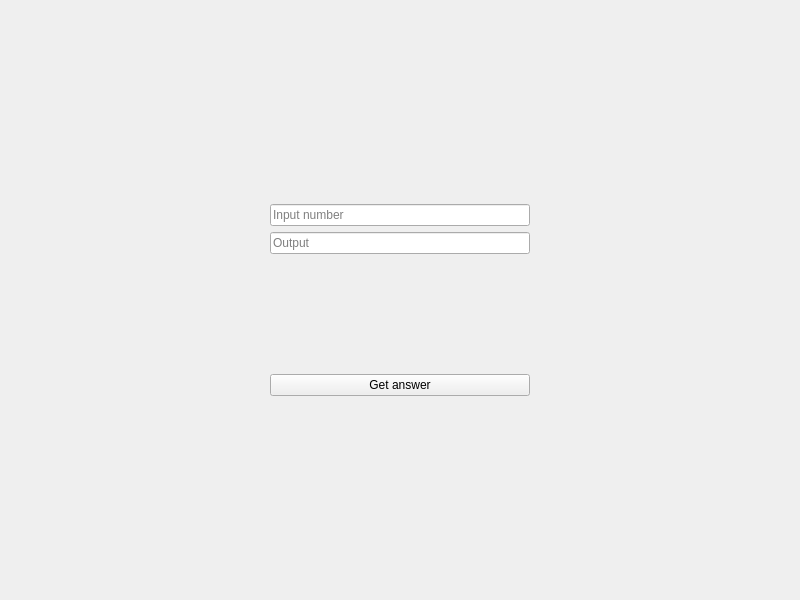
<?xml version="1.0" encoding="UTF-8"?>
<ui version="4.0">
 <class>Widget</class>
 <widget class="QWidget" name="Widget">
  <property name="geometry">
   <rect>
    <x>0</x>
    <y>0</y>
    <width>800</width>
    <height>600</height>
   </rect>
  </property>
  <property name="windowTitle">
   <string>Widget</string>
  </property>
  <layout class="QGridLayout" name="gridLayout">
   <item row="0" column="1">
    <spacer name="verticalSpacer">
     <property name="orientation">
      <enum>Qt::Vertical</enum>
     </property>
     <property name="sizeHint" stdset="0">
      <size>
       <width>20</width>
       <height>40</height>
      </size>
     </property>
    </spacer>
   </item>
   <item row="1" column="1">
    <layout class="QVBoxLayout" name="verticalLayout">
     <property name="sizeConstraint">
      <enum>QLayout::SetFixedSize</enum>
     </property>
     <item>
      <widget class="QLineEdit" name="input_lineEdit">
       <property name="sizePolicy">
        <sizepolicy hsizetype="Expanding" vsizetype="Fixed">
         <horstretch>0</horstretch>
         <verstretch>0</verstretch>
        </sizepolicy>
       </property>
       <property name="inputMask">
        <string/>
       </property>
       <property name="text">
        <string/>
       </property>
       <property name="placeholderText">
        <string>Input number</string>
       </property>
      </widget>
     </item>
     <item>
      <widget class="QLineEdit" name="output_lineEdit">
       <property name="sizePolicy">
        <sizepolicy hsizetype="Expanding" vsizetype="Fixed">
         <horstretch>0</horstretch>
         <verstretch>0</verstretch>
        </sizepolicy>
       </property>
       <property name="readOnly">
        <bool>true</bool>
       </property>
       <property name="placeholderText">
        <string>Output</string>
       </property>
      </widget>
     </item>
     <item>
      <spacer name="verticalSpacer_3">
       <property name="orientation">
        <enum>Qt::Vertical</enum>
       </property>
       <property name="sizeHint" stdset="0">
        <size>
         <width>20</width>
         <height>40</height>
        </size>
       </property>
      </spacer>
     </item>
     <item>
      <widget class="QPushButton" name="getAnswer">
       <property name="text">
        <string>Get answer</string>
       </property>
      </widget>
     </item>
    </layout>
   </item>
   <item row="1" column="0">
    <spacer name="horizontalSpacer">
     <property name="orientation">
      <enum>Qt::Horizontal</enum>
     </property>
     <property name="sizeHint" stdset="0">
      <size>
       <width>40</width>
       <height>20</height>
      </size>
     </property>
    </spacer>
   </item>
   <item row="2" column="1">
    <spacer name="verticalSpacer_2">
     <property name="orientation">
      <enum>Qt::Vertical</enum>
     </property>
     <property name="sizeHint" stdset="0">
      <size>
       <width>20</width>
       <height>40</height>
      </size>
     </property>
    </spacer>
   </item>
   <item row="1" column="2">
    <spacer name="horizontalSpacer_2">
     <property name="orientation">
      <enum>Qt::Horizontal</enum>
     </property>
     <property name="sizeHint" stdset="0">
      <size>
       <width>40</width>
       <height>20</height>
      </size>
     </property>
    </spacer>
   </item>
  </layout>
 </widget>
 <resources/>
 <connections/>
</ui>
